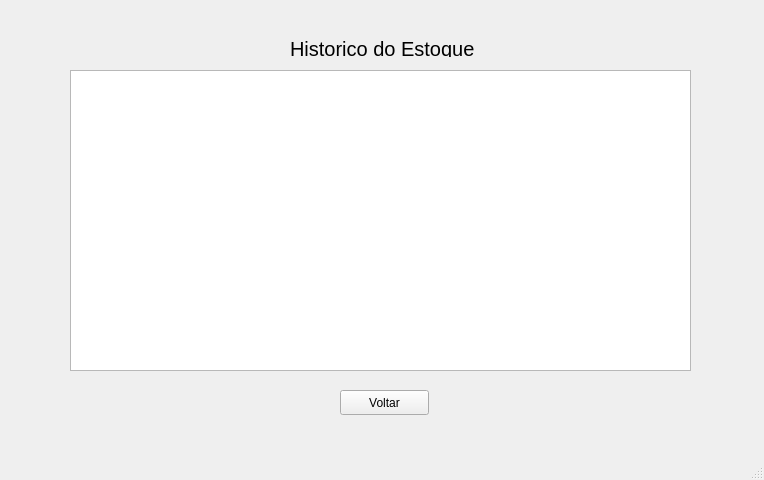
<?xml version="1.0" encoding="UTF-8"?>
<ui version="4.0">
 <class>MainWindow</class>
 <widget class="QMainWindow" name="MainWindow">
  <property name="geometry">
   <rect>
    <x>0</x>
    <y>0</y>
    <width>764</width>
    <height>480</height>
   </rect>
  </property>
  <property name="windowTitle">
   <string>MainWindow</string>
  </property>
  <widget class="QWidget" name="centralwidget">
   <widget class="QLabel" name="label">
    <property name="geometry">
     <rect>
      <x>290</x>
      <y>40</y>
      <width>191</width>
      <height>17</height>
     </rect>
    </property>
    <property name="font">
     <font>
      <pointsize>15</pointsize>
     </font>
    </property>
    <property name="text">
     <string>Historico do Estoque</string>
    </property>
   </widget>
   <widget class="QListWidget" name="listWidget">
    <property name="geometry">
     <rect>
      <x>70</x>
      <y>70</y>
      <width>621</width>
      <height>301</height>
     </rect>
    </property>
   </widget>
   <widget class="QPushButton" name="btnVoltar">
    <property name="geometry">
     <rect>
      <x>340</x>
      <y>390</y>
      <width>89</width>
      <height>25</height>
     </rect>
    </property>
    <property name="text">
     <string>Voltar</string>
    </property>
   </widget>
  </widget>
  <widget class="QStatusBar" name="statusbar"/>
 </widget>
 <resources/>
 <connections/>
</ui>
